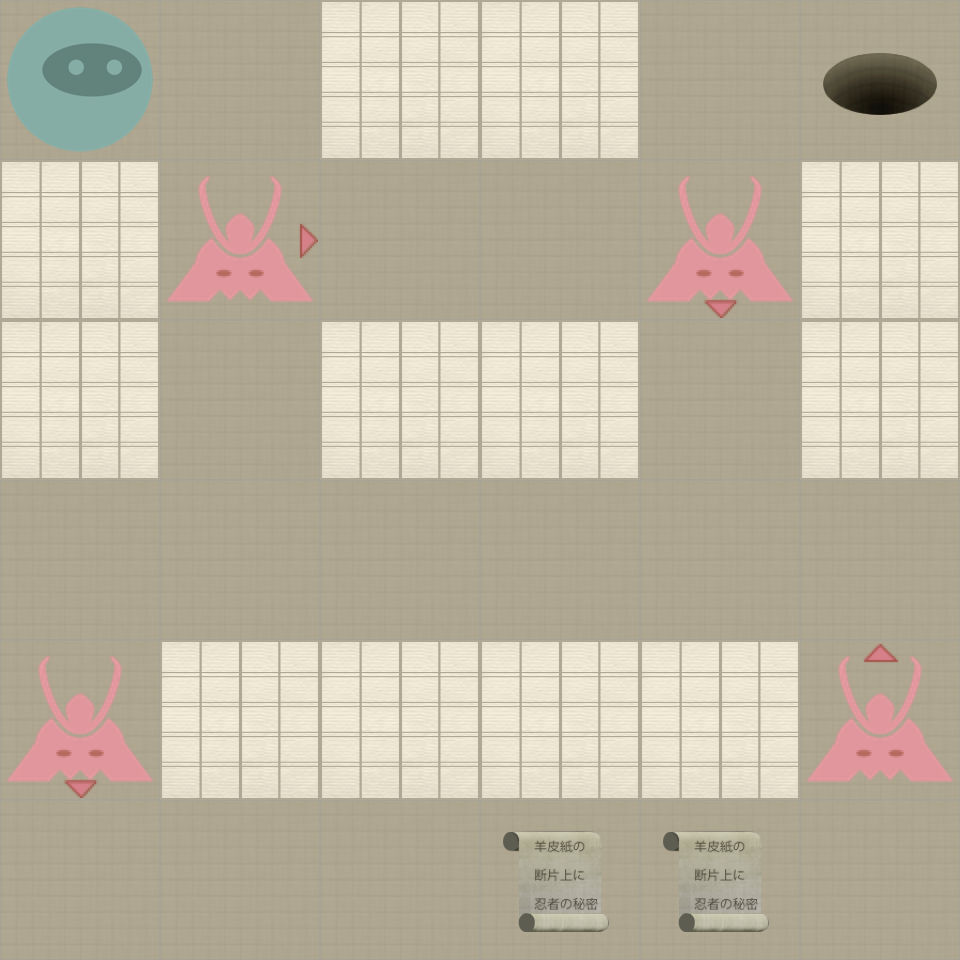

A 2D game scene composited from a Tiled map and its tileset images. What follows is a short description and the map's XML, with each tile layer's data collapsed to a summary:
An orthogonal 6x6 tile map with 160x160 px tiles, 2 tile layers (Level, Actors).

<map version="1.0" orientation="orthogonal" width="6" height="6" tilewidth="160" tileheight="160">
 <properties>
  <property name="moves" value="13" />
 </properties>
 <tileset firstgid="1" name="tiles" tilewidth="160" tileheight="160" spacing="2" margin="2">
  <image source="tiles-ipadhd.png" width="1024" height="1024" />
  <tile id="0">
   <properties>
    <property name="actor" value="exit" />
   </properties>
  </tile>
  <tile id="2">
   <properties>
    <property name="actor" value="guard" />
    <property name="direction" value="down" />
   </properties>
  </tile>
  <tile id="3">
   <properties>
    <property name="actor" value="guard" />
    <property name="direction" value="left" />
   </properties>
  </tile>
  <tile id="4">
   <properties>
    <property name="actor" value="guard" />
    <property name="direction" value="right" />
   </properties>
  </tile>
  <tile id="5">
   <properties>
    <property name="actor" value="guard" />
    <property name="direction" value="up" />
   </properties>
  </tile>
  <tile id="7">
   <properties>
    <property name="actor" value="player" />
   </properties>
  </tile>
  <tile id="8">
   <properties>
    <property name="actor" value="scroll" />
   </properties>
  </tile>
  <tile id="9">
   <properties>
    <property name="wall" value="1" />
   </properties>
  </tile>
 </tileset>
 <layer name="Level" width="6" height="6">
  <data>[36 cells, 36 non-empty, 2 distinct tile ids]</data>
 </layer>
 <layer name="Actors" width="6" height="6">
  <data>[36 cells, 8 non-empty, 6 distinct tile ids]</data>
 </layer>
</map>
